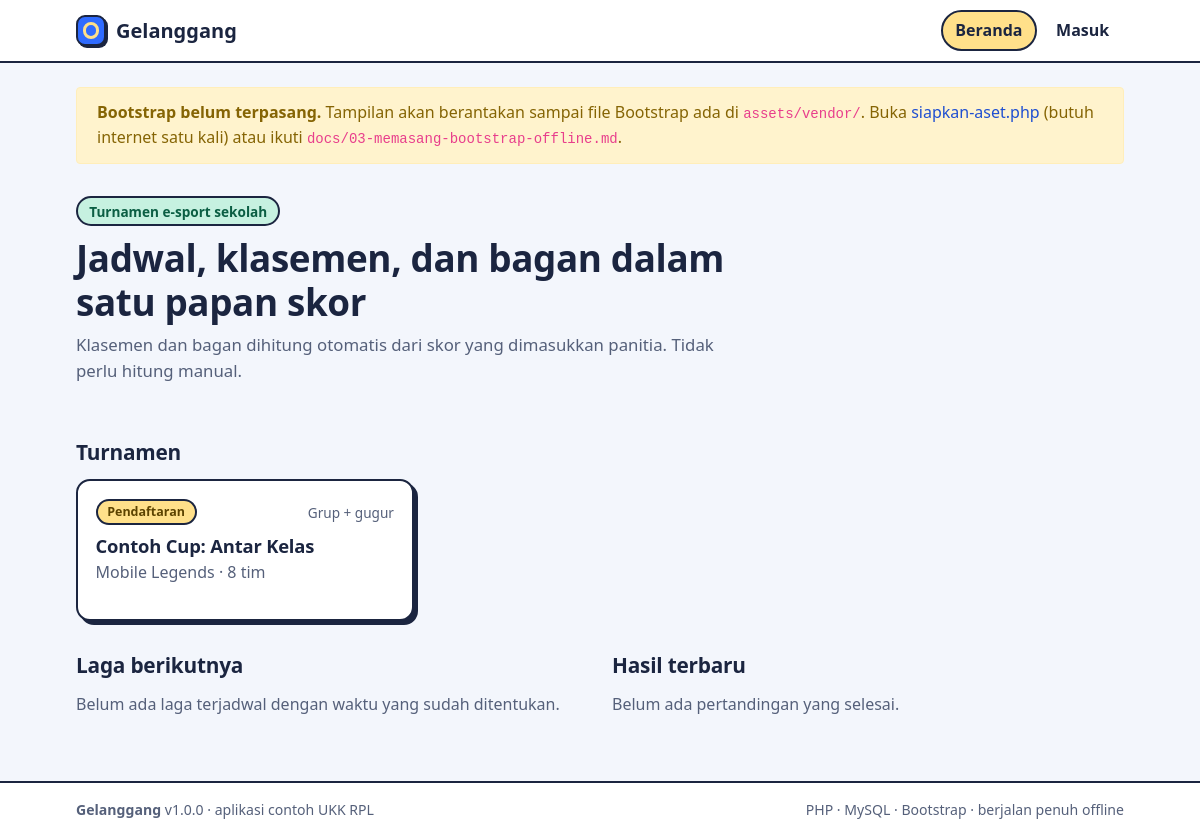
The page / on the database its author committed.
### tables this page shows
CREATE TABLE `turnamen` (
  `id`             INT UNSIGNED NOT NULL AUTO_INCREMENT,
  `nama`           VARCHAR(120) NOT NULL,
  `game`           VARCHAR(60)  NOT NULL,
  `format`         ENUM('liga_gugur','liga','gugur') NOT NULL DEFAULT 'liga_gugur',
  `jumlah_grup`    TINYINT UNSIGNED NOT NULL DEFAULT 2,
  `lolos_per_grup` TINYINT UNSIGNED NOT NULL DEFAULT 2,
  `pulang_pergi`   TINYINT(1) NOT NULL DEFAULT 0,
  `izinkan_seri`   TINYINT(1) NOT NULL DEFAULT 0,
  `poin_menang`    TINYINT UNSIGNED NOT NULL DEFAULT 3,
  `poin_seri`      TINYINT UNSIGNED NOT NULL DEFAULT 1,
  `poin_kalah`     TINYINT UNSIGNED NOT NULL DEFAULT 0,
  `juara_tiga`     TINYINT(1) NOT NULL DEFAULT 0,
  `durasi_menit`   SMALLINT UNSIGNED NOT NULL DEFAULT 60,
  `status`         ENUM('draft','grup','gugur','selesai') NOT NULL DEFAULT 'draft',
  `juara_id`       INT UNSIGNED NULL,
  `dibuat_pada`    DATETIME NOT NULL DEFAULT CURRENT_TIMESTAMP,
  PRIMARY KEY (`id`)
);

### app/helpers.php (called while the page is built, shortened)
<?php
function e($s): string
{
    return htmlspecialchars((string)$s, ENT_QUOTES | ENT_SUBSTITUTE, 'UTF-8');
}
function base_url(): string
{
    static $b = null;
    if ($b === null) {
        $dir = str_replace('\\', '/', dirname($_SERVER['SCRIPT_NAME'] ?? '/'));
        $b = rtrim($dir, '/');
    }
    return $b;
}
function url(string $path = ''): string
{
    return base_url() . '/' . ltrim($path, '/');
}
function aset(string $path): string
{
    return url('assets/' . ltrim($path, '/'));
}

### app/auth.php (called while the page is built, shortened)
<?php
function pengguna(): ?array
{
    return $_SESSION['pengguna'] ?? null;
}

### app/db.php (called while the page is built, shortened)
<?php
function db(): PDO
{
    static $pdo = null;
    if ($pdo instanceof PDO) {
        return $pdo;
    }
    $c = $GLOBALS['config']['db'];
    $dsn = "mysql:host={$c['host']};port={$c['port']};dbname={$c['nama']};charset=utf8mb4";
    try {
        $pdo = new PDO($dsn, $c['user'], $c['pass'], [
            PDO::ATTR_ERRMODE            => PDO::ERRMODE_EXCEPTION,
            PDO::ATTR_DEFAULT_FETCH_MODE => PDO::FETCH_ASSOC,
            PDO::ATTR_EMULATE_PREPARES   => false,
        ]);
        $pdo->exec("SET time_zone = '+07:00'");
    } catch (PDOException $e) {
        tampilkan_galat_db($e);
    }
    return $pdo;
}
function q(string $sql, array $params = []): PDOStatement
{
    $st = db()->prepare($sql);
    $st->execute($params);
    return $st;
}
function ambil_semua(string $sql, array $params = []): array
{
    return q($sql, $params)->fetchAll();
}

### index.php (the view, shortened to what this page needs)
<?php
$daftar = ambil_semua(
    "SELECT t.*, (SELECT COUNT(*) FROM tim WHERE turnamen_id = t.id) AS jml_tim, j.nama AS nama_juara, j.warna AS warna_juara
       FROM turnamen t LEFT JOIN tim j ON j.id = t.juara_id
      ORDER BY FIELD(t.status,'grup','gugur','draft','selesai'), t.id DESC"
);
$berikut = ambil_semua(SQL_LAGA . " WHERE m.status = 'terjadwal' AND m.bye = 0 AND m.tim_a_id IS NOT NULL AND m.tim_b_id IS NOT NULL
        AND m.waktu IS NOT NULL AND m.waktu >= (NOW() - INTERVAL 3 HOUR) ORDER BY m.waktu ASC LIMIT 6");
$terbaru = ambil_semua(SQL_LAGA . " WHERE m.status = 'selesai' AND m.bye = 0 ORDER BY m.diperbarui_pada DESC LIMIT 6");
tampil_header('Beranda', ['nav' => 'beranda']);
?>
<section class="pembuka">
  <p class="kicker">Turnamen e-sport sekolah</p>
  <h1>Jadwal, klasemen, dan bagan dalam satu papan skor</h1>
  <p class="pembuka-teks">Klasemen dan bagan dihitung otomatis dari skor yang dimasukkan panitia. Tidak perlu hitung manual.</p>
</section>
<section aria-labelledby="h-turnamen">
  <h2 id="h-turnamen" class="judul-seksi">Turnamen</h2>
<?php if (!$daftar): ?>
  <?= kartu_kosong('Belum ada turnamen', 'Panitia belum membuat turnamen. Setelah dibuat, jadwal dan klasemennya muncul di sini.',
      pengguna() ? '<a class="btn tombol-utama" href="' . e(url('admin/turnamen.php')) . '?aksi=tambah">Buat turnamen</a>' : '<a class="btn tombol-utama" href="' . e(url('login.php')) . '">Masuk sebagai panitia</a>') ?>
<?php else: ?>
  <div class="kisi-kartu">
<?php foreach ($daftar as $t): ?>
    <a class="kartu-turnamen" href="<?= e(url('turnamen.php') . '?id=' . (int)$t['id']) ?>">
      <div class="kartu-atas"><?= lencana_status($t['status']) ?><span class="teks-redup"><?= e(label_format($t['format'])) ?></span></div>
      <h3><?= e($t['nama']) ?></h3>
      <p class="teks-redup"><?= e($t['game']) ?> · <?= (int)$t['jml_tim'] ?> tim</p>
    </a>
<?php endforeach; ?>
  </div>
<?php endif; ?>
</section>
<div class="dua-kolom">
  <section aria-labelledby="h-berikut">
    <h2 id="h-berikut" class="judul-seksi">Laga berikutnya</h2>
<?php if (!$berikut): ?>
    <p class="teks-redup">Belum ada laga terjadwal dengan waktu yang sudah ditentukan.</p>
<?php else: foreach ($berikut as $m) { echo baris_laga($m, ['turnamen' => true]); } endif; ?>
  </section>
  <section aria-labelledby="h-terbaru">
    <h2 id="h-terbaru" class="judul-seksi">Hasil terbaru</h2>
<?php if (!$terbaru): ?>
    <p class="teks-redup">Belum ada pertandingan yang selesai.</p>
<?php else: foreach ($terbaru as $m) { echo baris_laga($m, ['turnamen' => true]); } endif; ?>
  </section>
</div>
<?php tampil_footer();

### app/layout.php (shortened to what this page needs)
<?php
function tampil_header(string $judul, array $o = []): void
{
    $area = $o['area'] ?? 'publik';
    $nav  = $o['nav'] ?? '';
    $nama = $GLOBALS['config']['app']['nama'];
    $p    = pengguna();
    $bootstrapAda = is_file(ROOT_DIR . '/assets/vendor/bootstrap.min.css');
    ?>
<!doctype html>
<html lang="id">
<head>
<link rel="stylesheet" href="<?= e(aset('vendor/bootstrap.min.css')) ?>">
<link rel="stylesheet" href="<?= e(aset('css/app.css')) ?>">
</head>
<body class="area-<?= e($area) ?>">
<header class="atas">
  <div class="wadah atas-dalam">
    <a class="merek" href="<?= e($area === 'admin' ? url('admin/index.php') : url('index.php')) ?>">
      <span class="merek-tanda" aria-hidden="true"></span>
      <span class="merek-nama"><?= e($nama) ?></span>
    </a>
    <nav class="nav-utama" aria-label="Navigasi utama">
<?php if ($area === 'admin' && $p): ?>
      <a href="<?= e(url('admin/index.php')) ?>"<?= $nav === 'ringkasan' ? ' aria-current="page"' : '' ?>>Ringkasan</a>
      <a href="<?= e(url('admin/turnamen.php')) ?>"<?= $nav === 'turnamen' ? ' aria-current="page"' : '' ?>>Turnamen</a>
<?php if (adalah_admin()): ?>
      <a href="<?= e(url('admin/pengguna.php')) ?>"<?= $nav === 'pengguna' ? ' aria-current="page"' : '' ?>>Pengguna</a>
      <a href="<?= e(url('admin/log.php')) ?>"<?= $nav === 'log' ? ' aria-current="page"' : '' ?>>Log</a>
<?php endif; ?>
      <a href="<?= e(url('index.php')) ?>">Lihat situs</a>
<?php else: ?>
      <a href="<?= e(url('index.php')) ?>"<?= $nav === 'beranda' ? ' aria-current="page"' : '' ?>>Beranda</a>
<?php if ($p): ?>
      <a href="<?= e(url('admin/index.php')) ?>">Panel</a>
<?php else: ?>
      <a href="<?= e(url('login.php')) ?>"<?= $nav === 'masuk' ? ' aria-current="page"' : '' ?>>Masuk</a>
<?php endif; ?>
<?php endif; ?>
    </nav>
  </div>
</header>
<main id="isi" class="wadah utama">
<?php if (!$bootstrapAda): ?>
  <div class="alert alert-warning" role="alert">
    <b>Bootstrap belum terpasang.</b> Tampilan akan berantakan sampai file Bootstrap ada di <code>assets/vendor/</code>.
    Buka <a href="<?= e(url('siapkan-aset.php')) ?>">siapkan-aset.php</a> (butuh internet satu kali) atau ikuti <code>docs/03-memasang-bootstrap-offline.md</code>.
  </div>
<?php endif; ?>
<?php endforeach;
}
function tampil_footer(): void
{
    $c = $GLOBALS['config']['app'];
    ?>
</main>
<footer class="kaki">
  <div class="wadah kaki-dalam">
    <span><b><?= e($c['nama']) ?></b> v<?= e($c['versi']) ?> · aplikasi contoh UKK RPL</span>
    <span>PHP · MySQL · Bootstrap · berjalan penuh offline</span>
  </div>
</footer>
</body>
</html>
<?php
}

### app/view.php (shortened to what this page needs)
<?php
function lencana_status(string $status): string
{
    $peta = [
        'draft'   => ['Pendaftaran', 'sun'],
        'grup'    => ['Babak grup', 'sky'],
        'gugur'   => ['Babak gugur', 'coral'],
        'selesai' => ['Selesai', 'mint'],
    ];
    $p = $peta[$status] ?? [$status, 'sky'];
    return '<span class="lencana lencana-' . e($p[1]) . '">' . e($p[0]) . '</span>';
}
function label_format(string $f): string
{
    return ['liga_gugur' => 'Grup + gugur', 'liga' => 'Liga', 'gugur' => 'Gugur'][$f] ?? $f;
}

### assets/css/app.css (style rules this page uses)
:root { --ink: #1B2540; --ink-2: #55607A; --kertas: #F3F6FC; --putih: #FFFFFF; --garis: #D5DDEE; --biru: #2F6BFF; --biru-tua: #1F4FD1; --biru-muda: #DCE7FF; --mint: #C6F1E0; --mint-tua: #0B5E43; --sun: #FFE08A; --sun-tua: #5C4300; --koral: #FFD3CB; --koral-tua: #8F2A1B; --bahaya: #C2391F; --radius: 14px; --font: ui-rounded, "Segoe UI", system-ui, -apple-system, "Helvetica Neue", Arial, sans-serif; --sisi: 4px 4px 0 var(--ink); }
html { -webkit-tap-highlight-color: transparent; scroll-behavior: smooth; }
a, button, input, select, textarea, summary, label, [tabindex] { -webkit-tap-highlight-color: transparent; }
body { font-family: var(--font); background: var(--kertas); color: var(--ink); line-height: 1.55; min-height: 100vh; display: flex; flex-direction: column; font-variant-numeric: tabular-nums; }
h1, h2, h3 { font-weight: 800; letter-spacing: -0.01em; line-height: 1.2; }
h1 { font-size: clamp(1.6rem, 4vw, 2.3rem); margin: 0 0 .5rem; }
a { color: var(--biru-tua); }
:where(a, button, input, select, textarea, summary):focus-visible { outline: 3px solid var(--ink); outline-offset: 2px; box-shadow: 0 0 0 5px var(--sun); }
.wadah { width: 100%; max-width: 1080px; margin-inline: auto; padding-inline: 1rem; }
.utama { flex: 1; padding-block: 1.5rem 3rem; }
.atas { background: var(--putih); border-bottom: 2px solid var(--ink); position: sticky; top: 0; z-index: 20; }
.atas-dalam { display: flex; align-items: center; gap: 1rem; padding-block: .6rem; flex-wrap: wrap; }
.merek { display: flex; align-items: center; gap: .6rem; text-decoration: none; color: var(--ink); font-weight: 800; font-size: 1.25rem; }
.merek-tanda { width: 1.9rem; height: 1.9rem; border-radius: 9px; background: var(--biru); border: 2px solid var(--ink); position: relative; box-shadow: 2px 2px 0 var(--ink); }
.merek-tanda::after { content: ""; position: absolute; inset: 5px; border: 3px solid var(--sun); border-radius: 50%; }
.nav-utama { display: flex; gap: .25rem; margin-inline-start: auto; overflow-x: auto; max-width: 100%; }
.nav-utama a { text-decoration: none; color: var(--ink); font-weight: 700; padding: .4rem .8rem; border-radius: 999px; border: 2px solid transparent; white-space: nowrap; }
.nav-utama a[aria-current="page"] { background: var(--sun); border-color: var(--ink); }
.judul-panel, .judul-seksi { font-size: 1.15rem; margin: 0 0 .9rem; }
.judul-seksi { font-size: 1.3rem; margin-top: 2rem; }
.teks-redup { color: var(--ink-2); }
.pembuka { padding: 1rem 0 .5rem; max-width: 680px; }
.kicker { display: inline-block; background: var(--mint); color: var(--mint-tua); font-weight: 800; padding: .15rem .7rem; border: 2px solid var(--ink); border-radius: 999px; font-size: .85rem; margin-bottom: .6rem; }
.pembuka-teks { color: var(--ink-2); font-size: 1.05rem; }
.kisi-kartu { display: grid; grid-template-columns: repeat(auto-fill, minmax(260px, 1fr)); gap: 1.1rem; }
.kartu-turnamen, .kartu-tim { background: var(--putih); border: 2px solid var(--ink); border-radius: var(--radius); padding: 1.1rem; box-shadow: var(--sisi); text-decoration: none; color: var(--ink); display: block; }
.kartu-turnamen h3 { font-size: 1.15rem; margin: .6rem 0 .2rem; }
.kartu-atas { display: flex; justify-content: space-between; align-items: center; gap: .5rem; font-size: .85rem; }
.dua-kolom { display: grid; grid-template-columns: 1fr 1fr; gap: 1.5rem; align-items: start; }
.lencana { display: inline-block; font-size: .78rem; font-weight: 800; padding: .1rem .6rem; border-radius: 999px; border: 2px solid var(--ink); }
.lencana-sun { background: var(--sun); color: var(--sun-tua); }
.kaki { border-top: 2px solid var(--ink); background: var(--putih); color: var(--ink-2); font-size: .88rem; }
.kaki-dalam { display: flex; justify-content: space-between; gap: .5rem 1.5rem; flex-wrap: wrap; padding-block: 1rem; }

### rows shown on the page
turnamen: status "Pendaftaran", format "Grup + gugur", nama "Contoh Cup: Antar Kelas", game "Mobile Legends", jml_tim "8"

### other values the page prints
$nama "Gelanggang"
$c['nama'] "Gelanggang"
$c['versi'] "1.0.0"
